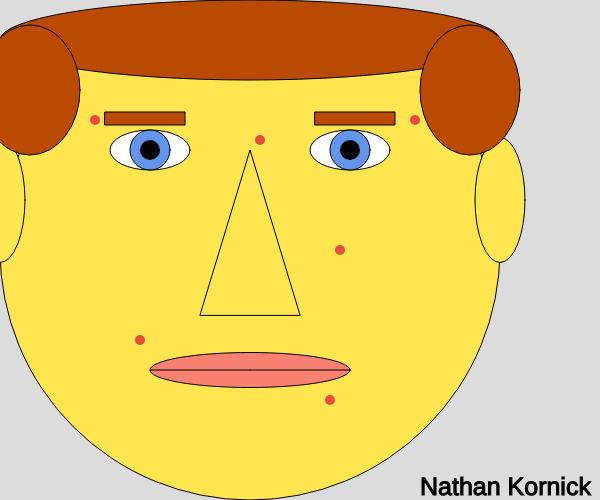
Frame 1 (no input)
Frame 60 (no input): identical to frame 1, image omitted
Frame 120 (the mouse pressed at the canvas centre since frame 60): identical to frame 1, image omitted

The p5.js sketch that drew this single still picture (run headless with seeded random() and noise() and a simulated clock; from frame 60 on, the mouse is pressed at the canvas centre):

// p5.js sketch
// ── sketch.js
function setup () 
{
    createCanvas(600,500);
}

function draw () 
{
    stroke('black')
    background (220);
    strokeWeight (1);
    fill (255,230,80);
    circle (250,250,500);
    fill ('white')
    ellipse (150,150,80,40);
    ellipse (350,150,80,40);
    fill (100,149,237);
    circle (150,150,40);
    circle (350,150,40);
    fill (255,230,80);
    triangle (200,315,250,150,300,315);
    fill (250,128,114)
    ellipse (250,370,200,35);
    line (250,370,150,370);
    line (250,370,350,370);
    strokeWeight (20);
    point (150,150);
    point (350,150);
    strokeWeight (1);
    fill (255,230,80);
    ellipse (0,200,50,125);
    ellipse (500,200,50,125);
    fill (186,74,0)
    rect(105,112,80,13);
    rect(315,112,80,13);
    ellipse (250,40,500,80);
    ellipse (30,90,100,130);
    ellipse (470,90,100,130);
    textSize(25);
    fill ('black');
    text ('Nathan Kornick',420,495);
    stroke(231,76,60);
    strokeWeight (10);
    point (260,140);
    point (340,250);
    point (140,340);
    point (330,400);
    point (95,120);
    point (415,120);
}
